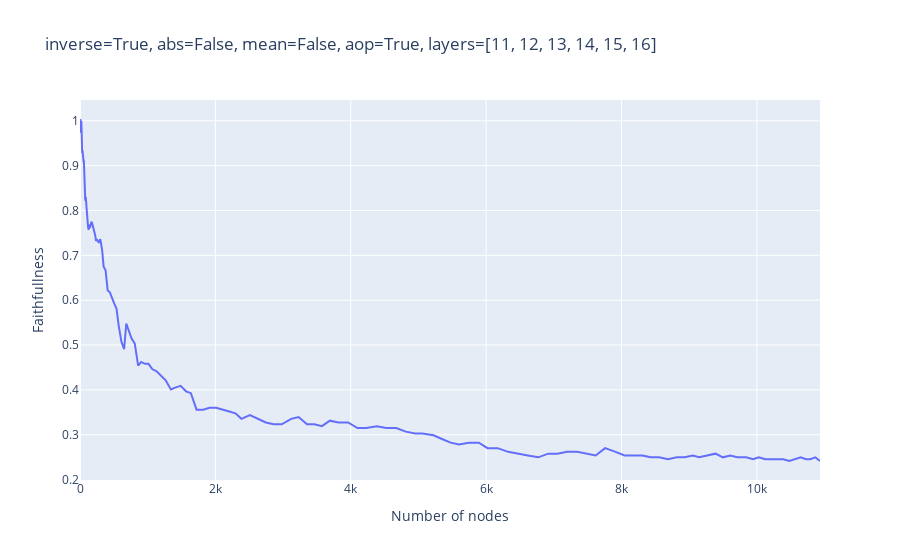

The notebook cell saved with this chart:
### Code cell
import matplotlib.pyplot as plt
import plotly.express as px

# plt.plot([max(n_nodes_counts) - x for x in n_nodes_counts], ablated_metrics)
# plt.plot(thresholds, ablated_metrics)
# plt.plot(thresholds, ablated_metrics)
# plt.plot(n_nodes_counts, ablated_metrics)
# plt.plot(thresholds, n_nodes_counts)
# plt.xscale("log")
# plt.plot(n_nodes_counts)

# px.line(x=list(range(len(ablated_metrics))), y=ablated_metrics)
# fig = px.line(x=thresholds, y=ablated_metrics)
# fig.update_xaxes(type="log", exponentformat="power")

fig = px.line(x=[max(n_nodes_counts) - x for x in n_nodes_counts], y=faithfullness, title=f"inverse={inverse}, abs={do_abs}, mean={mean_ablate}, aop={average_over_positions}, layers={layers}")
fig.update_xaxes(title="Number of nodes")
fig.update_yaxes(title="Faithfullness")

fig

### Figure 1 — Plotly figure (JSON) as saved in the notebook; plotly's stock layout.template omitted (floating-point values rounded to 4 significant figures; data arrays with more than 128 entries replaced by an {"elided": "..."} marker saying what was removed)
{"data": [{"hovertemplate": "x=%{x}<br>y=%{y}<extra></extra>", "legendgroup": "", "line": {"color": "#636efa", "dash": "solid"}, "marker": {"symbol": "circle"}, "mode": "lines", "name": "", "orientation": "v", "showlegend": false, "type": "scatter", "x": {"elided": "150 int values"}, "xaxis": "x", "y": {"elided": "150 float values"}, "yaxis": "y"}], "layout": {"legend": {"tracegroupgap": 0}, "title": {"text": "inverse=True, abs=False, mean=False, aop=True, layers=[11, 12, 13, 14, 15, 16]"}, "xaxis": {"anchor": "y", "domain": [0, 1], "title": {"text": "Number of nodes"}}, "yaxis": {"anchor": "x", "domain": [0, 1], "title": {"text": "Faithfullness"}}}}
